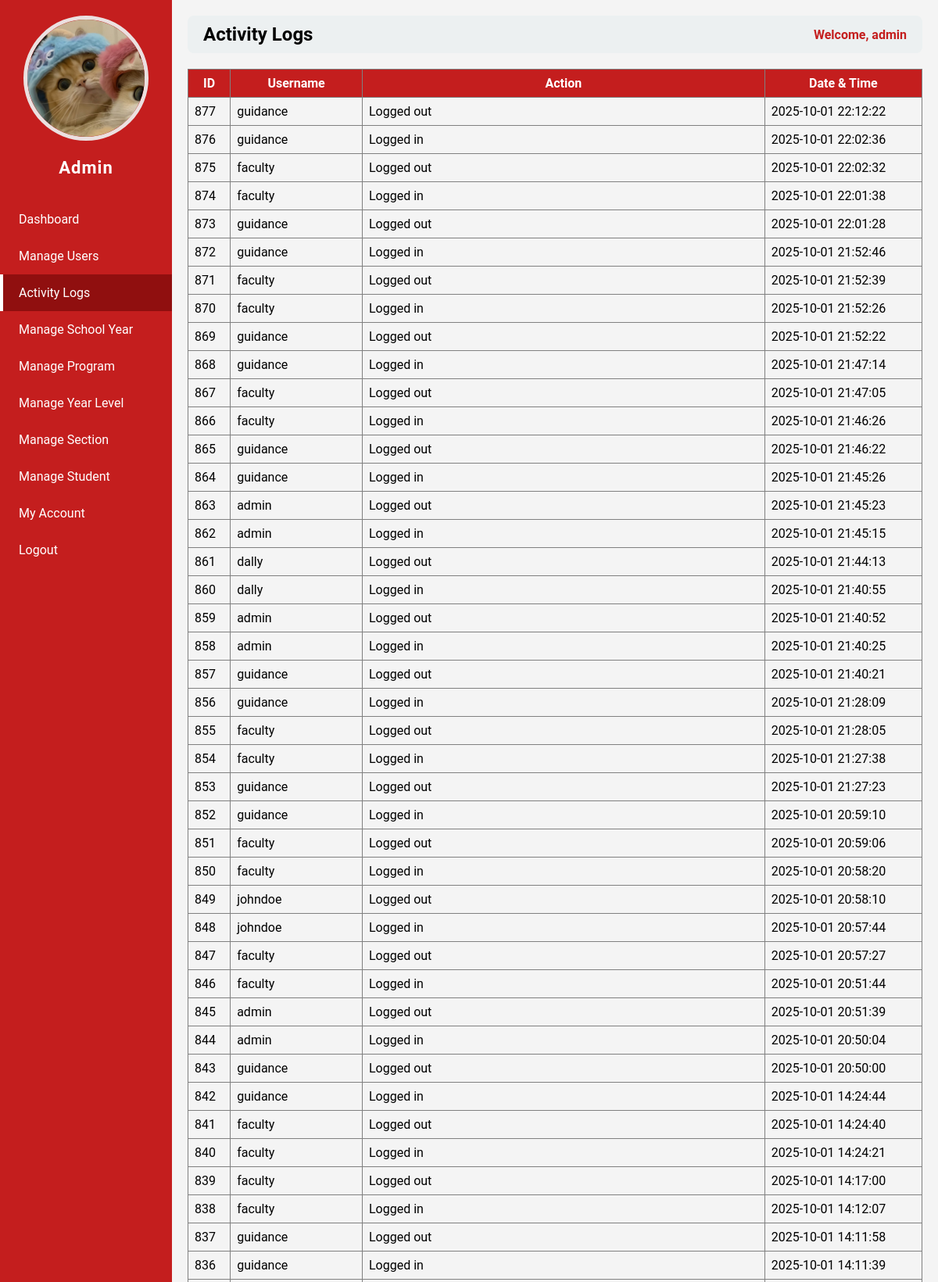
/admin.php?page=activity_logs (signed in, upper part), run on the app's committed database.
### tables this page shows
CREATE TABLE `users` (
  `id` int(11) NOT NULL,
  `username` varchar(50) NOT NULL,
  `password` varchar(255) NOT NULL,
  `role` varchar(50) NOT NULL,
  `email` varchar(255) NOT NULL,
  `contact` varchar(50) NOT NULL,
  `status` varchar(50) NOT NULL,
  `img` varchar(255) NOT NULL
);

CREATE TABLE `logs` (
  `id` int(11) NOT NULL,
  `user_id` int(11) NOT NULL,
  `action` varchar(255) NOT NULL,
  `date_time` datetime NOT NULL DEFAULT current_timestamp()
);

### admin_pages/activity_logs.php (the view)
<?php
$host = "localhost";
$dbname = "studisciplink";
$user = "root";
$pass = "";
try {
    $pdo = new PDO("mysql:host=$host;dbname=$dbname", $user, $pass);
    $pdo->setAttribute(PDO::ATTR_ERRMODE, PDO::ERRMODE_EXCEPTION);
    $stmt = $pdo->prepare("
        SELECT l.id, u.username, l.action, l.date_time
        FROM logs l
        JOIN users u ON l.user_id = u.id
        ORDER BY l.date_time DESC
    ");
    $stmt->execute();
    $logs = $stmt->fetchAll(PDO::FETCH_ASSOC);
} catch (PDOException $e) {
    die("Database error: " . $e->getMessage());
}
?>
<table border="1" cellpadding="8" cellspacing="0" style="width:100%; border-collapse:collapse;">
    <thead style="background:#c41e1e; color:white;">
        <tr>
            <th>ID</th>
            <th>Username</th>
            <th>Action</th>
            <th>Date & Time</th>
        </tr>
    </thead>
    <tbody>
        <?php if ($logs): ?>
            <?php foreach ($logs as $log): ?>
                <tr>
                    <td><?php echo htmlspecialchars($log['id']); ?></td>
                    <td><?php echo htmlspecialchars($log['username']); ?></td>
                    <td><?php echo htmlspecialchars($log['action']); ?></td>
                    <td><?php echo htmlspecialchars($log['date_time']); ?></td>
                </tr>
            <?php endforeach; ?>
        <?php else: ?>
            <tr>
                <td colspan="4" style="text-align:center;">No activity logs found.</td>
            </tr>
        <?php endif; ?>
    </tbody>
</table>

### admin.php (shortened to what this page needs)
<?php
require 'db_connect.php';
$id = $_SESSION['user_id'];
$stmt = $pdo->prepare("SELECT * FROM users WHERE id=?");
$stmt->execute([$id]);
$user = $stmt->fetch(PDO::FETCH_ASSOC);
$page = isset($_GET['page']) ? $_GET['page'] : 'dashboard';
?>
<!DOCTYPE html>
<html>
<head>
</head>
<body>
<div class="sidebar">
    <div class="column profile-photo">
        <?php if (!empty($user['img'])): ?>
            <img src="<?php echo htmlspecialchars($user['img']); ?>" alt="Profile Image">
        <?php else: ?>
            <img src="default.png" alt="Profile Image">
        <?php endif; ?>
    </div>
    <h2>Admin</h2>
    <a href="?page=dashboard" class="<?php echo $page=='dashboard' ? 'active' : ''; ?>">Dashboard</a>
    <a href="?page=manage_users" class="<?php echo $page=='manage_users' ? 'active' : ''; ?>">Manage Users</a>
    <a href="?page=activity_logs" class="<?php echo $page=='activity_logs' ? 'active' : ''; ?>">Activity Logs</a>
    <a href="?page=manage_school_year" class="<?php echo $page=='manage_school_year' ? 'active' : ''; ?>">Manage School Year</a>
    <a href="?page=manage_program" class="<?php echo $page=='manage_program' ? 'active' : ''; ?>">Manage Program</a>
    <a href="?page=manage_year_level" class="<?php echo $page=='manage_year_level' ? 'active' : ''; ?>">Manage Year Level</a>
    <a href="?page=manage_section" class="<?php echo $page=='manage_section' ? 'active' : ''; ?>">Manage Section</a>
    <a href="?page=manage_student" class="<?php echo $page=='manage_student' ? 'active' : ''; ?>">Manage Student</a>
    <a href="?page=my_account" class="<?php echo $page=='my_account' ? 'active' : ''; ?>">My Account</a>
    <a href="logout.php">Logout</a>
</div>
<div class="main-content">
    <div class="header">
        <h2><?php echo str_replace('_',' ', $page); ?></h2>
        <span>Welcome, <?php echo $_SESSION['username']; ?></span>
    </div>
    <div class="content">
        <?php
        $file = "admin_pages/{$page}.php";
        if(file_exists($file)){
            include $file;
        } else {
            echo "<p>Page not found.</p>";
        }
        ?>
    </div>
</div>
</body>
</html>

### admin.php (style rules this page uses)
body { margin: 0; font-family: 'Roboto', sans-serif; background: #f4f4f4; }
.sidebar { position: fixed; top: 0; left: 0; width: 220px; height: 100%; background-color: #c41e1e; color: white; display: flex; flex-direction: column; padding-top: 20px; }
.sidebar h2 { text-align: center; margin-bottom: 30px; font-size: 22px; letter-spacing: 1px; }
.sidebar a { padding: 14px 20px; text-decoration: none; color: white; display: block; transition: 0.3s; border-left: 4px solid transparent; }
.sidebar a.active { background-color: #900f0f; border-left: 4px solid #fff; }
.main-content { margin-left: 220px; padding: 20px; }
.header { display: flex; justify-content: space-between; align-items: center; background: #ecf0f1; padding: 10px 20px; border-radius: 8px; margin-bottom: 20px; }
.header h2 { margin: 0; text-transform: capitalize; }
.header span { font-weight: bold; color: #c41e1e; }
.profile-photo { text-align: center; }
.profile-photo img { width: 150px; height: 150px; object-fit: cover; border-radius: 50%; border: 5px solid #ebe0e0ff; }

### data on the page
users: img (picture)
logs: id "877", user.username "guidance", action "Logged out", date_time "2025-10-01 22:12:22"
logs: id "876", user.username "guidance", action "Logged in", date_time "2025-10-01 22:02:36"
logs: id "875", user.username "faculty", action "Logged out", date_time "2025-10-01 22:02:32"
logs: id "874", user.username "faculty", action "Logged in", date_time "2025-10-01 22:01:38"
logs: id "873", user.username "guidance", action "Logged out", date_time "2025-10-01 22:01:28"
logs: id "872", user.username "guidance", action "Logged in", date_time "2025-10-01 21:52:46"
logs: id "871", user.username "faculty", action "Logged out", date_time "2025-10-01 21:52:39"
logs: id "870", user.username "faculty", action "Logged in", date_time "2025-10-01 21:52:26"
logs: id "869", user.username "guidance", action "Logged out", date_time "2025-10-01 21:52:22"
logs: id "868", user.username "guidance", action "Logged in", date_time "2025-10-01 21:47:14"
logs: id "867", user.username "faculty", action "Logged out", date_time "2025-10-01 21:47:05"
logs: id "866", user.username "faculty", action "Logged in", date_time "2025-10-01 21:46:26"
logs: id "865", user.username "guidance", action "Logged out", date_time "2025-10-01 21:46:22"
logs: id "864", user.username "guidance", action "Logged in", date_time "2025-10-01 21:45:26"
logs: id "863", user.username "admin", action "Logged out", date_time "2025-10-01 21:45:23"
logs: id "862", user.username "admin", action "Logged in", date_time "2025-10-01 21:45:15"
logs: id "861", user.username "dally", action "Logged out", date_time "2025-10-01 21:44:13"
logs: id "860", user.username "dally", action "Logged in", date_time "2025-10-01 21:40:55"
logs: id "859", user.username "admin", action "Logged out", date_time "2025-10-01 21:40:52"
logs: id "858", user.username "admin", action "Logged in", date_time "2025-10-01 21:40:25"
logs: id "857", user.username "guidance", action "Logged out", date_time "2025-10-01 21:40:21"
logs: id "856", user.username "guidance", action "Logged in", date_time "2025-10-01 21:28:09"
logs: id "855", user.username "faculty", action "Logged out", date_time "2025-10-01 21:28:05"
logs: id "854", user.username "faculty", action "Logged in", date_time "2025-10-01 21:27:38"
logs: id "853", user.username "guidance", action "Logged out", date_time "2025-10-01 21:27:23"
logs: id "852", user.username "guidance", action "Logged in", date_time "2025-10-01 20:59:10"
logs: id "851", user.username "faculty", action "Logged out", date_time "2025-10-01 20:59:06"
logs: id "850", user.username "faculty", action "Logged in", date_time "2025-10-01 20:58:20"
logs: id "849", user.username "johndoe", action "Logged out", date_time "2025-10-01 20:58:10"
logs: id "848", user.username "johndoe", action "Logged in", date_time "2025-10-01 20:57:44"
logs: id "847", user.username "faculty", action "Logged out", date_time "2025-10-01 20:57:27"
logs: id "846", user.username "faculty", action "Logged in", date_time "2025-10-01 20:51:44"
logs: id "845", user.username "admin", action "Logged out", date_time "2025-10-01 20:51:39"
logs: id "844", user.username "admin", action "Logged in", date_time "2025-10-01 20:50:04"
logs: id "843", user.username "guidance", action "Logged out", date_time "2025-10-01 20:50:00"
logs: id "842", user.username "guidance", action "Logged in", date_time "2025-10-01 14:24:44"
logs: id "841", user.username "faculty", action "Logged out", date_time "2025-10-01 14:24:40"
logs: id "840", user.username "faculty", action "Logged in", date_time "2025-10-01 14:24:21"
logs: id "839", user.username "faculty", action "Logged out", date_time "2025-10-01 14:17:00"
logs: id "838", user.username "faculty", action "Logged in", date_time "2025-10-01 14:12:07"
logs: id "837", user.username "guidance", action "Logged out", date_time "2025-10-01 14:11:58"
logs: id "836", user.username "guidance", action "Logged in", date_time "2025-10-01 14:11:39"

### other printed values
str_replace('_',' ', $page) "Activity Logs"
$_SESSION['username'] "admin"
